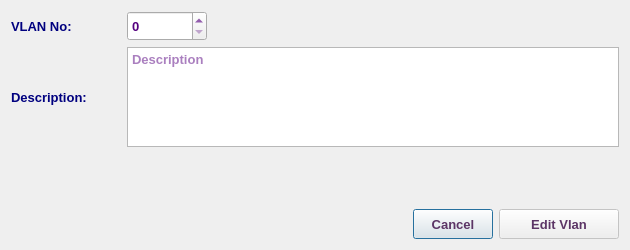
<?xml version="1.0" encoding="UTF-8"?>
<ui version="4.0">
 <class>EditVlanRefDialog</class>
 <widget class="QDialog" name="EditVlanRefDialog">
  <property name="windowModality">
   <enum>Qt::NonModal</enum>
  </property>
  <property name="geometry">
   <rect>
    <x>0</x>
    <y>0</y>
    <width>630</width>
    <height>250</height>
   </rect>
  </property>
  <property name="minimumSize">
   <size>
    <width>630</width>
    <height>250</height>
   </size>
  </property>
  <property name="maximumSize">
   <size>
    <width>631</width>
    <height>251</height>
   </size>
  </property>
  <property name="font">
   <font>
    <family>Tahoma</family>
    <pointsize>10</pointsize>
   </font>
  </property>
  <property name="windowTitle">
   <string>Edit VLAN Reference</string>
  </property>
  <property name="windowIcon">
   <iconset resource="../../../../image.qrc">
    <normaloff>:/Image/edit.png</normaloff>:/Image/edit.png</iconset>
  </property>
  <property name="modal">
   <bool>false</bool>
  </property>
  <layout class="QVBoxLayout" name="verticalLayout">
   <item>
    <layout class="QHBoxLayout" name="horizontalLayout">
     <item>
      <widget class="QLabel" name="label">
       <property name="minimumSize">
        <size>
         <width>110</width>
         <height>30</height>
        </size>
       </property>
       <property name="maximumSize">
        <size>
         <width>110</width>
         <height>30</height>
        </size>
       </property>
       <property name="font">
        <font>
         <family>Tahoma</family>
         <pointsize>10</pointsize>
         <weight>75</weight>
         <bold>true</bold>
        </font>
       </property>
       <property name="styleSheet">
        <string notr="true">color: rgb(0, 0, 127);</string>
       </property>
       <property name="text">
        <string>VLAN No:</string>
       </property>
      </widget>
     </item>
     <item>
      <widget class="QSpinBox" name="vlanSB">
       <property name="minimumSize">
        <size>
         <width>80</width>
         <height>30</height>
        </size>
       </property>
       <property name="maximumSize">
        <size>
         <width>80</width>
         <height>30</height>
        </size>
       </property>
       <property name="font">
        <font>
         <family>Tahoma</family>
         <pointsize>10</pointsize>
         <weight>75</weight>
         <bold>true</bold>
        </font>
       </property>
       <property name="styleSheet">
        <string notr="true">color: rgb(85, 0, 127);</string>
       </property>
       <property name="maximum">
        <number>4096</number>
       </property>
      </widget>
     </item>
     <item>
      <spacer name="horizontalSpacer_5">
       <property name="font">
        <font>
         <family>Tahoma</family>
         <pointsize>10</pointsize>
        </font>
       </property>
       <property name="orientation">
        <enum>Qt::Horizontal</enum>
       </property>
       <property name="sizeHint" stdset="0">
        <size>
         <width>40</width>
         <height>20</height>
        </size>
       </property>
      </spacer>
     </item>
    </layout>
   </item>
   <item>
    <layout class="QHBoxLayout" name="horizontalLayout_8">
     <item>
      <widget class="QLabel" name="label_8">
       <property name="minimumSize">
        <size>
         <width>110</width>
         <height>100</height>
        </size>
       </property>
       <property name="maximumSize">
        <size>
         <width>110</width>
         <height>100</height>
        </size>
       </property>
       <property name="font">
        <font>
         <family>Tahoma</family>
         <pointsize>10</pointsize>
         <weight>75</weight>
         <bold>true</bold>
        </font>
       </property>
       <property name="styleSheet">
        <string notr="true">color: rgb(0, 0, 127);</string>
       </property>
       <property name="text">
        <string>Description:</string>
       </property>
      </widget>
     </item>
     <item>
      <widget class="QTextEdit" name="descTE">
       <property name="sizePolicy">
        <sizepolicy hsizetype="Expanding" vsizetype="Preferred">
         <horstretch>0</horstretch>
         <verstretch>0</verstretch>
        </sizepolicy>
       </property>
       <property name="minimumSize">
        <size>
         <width>300</width>
         <height>100</height>
        </size>
       </property>
       <property name="maximumSize">
        <size>
         <width>8000</width>
         <height>100</height>
        </size>
       </property>
       <property name="font">
        <font>
         <family>Tahoma</family>
         <pointsize>10</pointsize>
         <weight>75</weight>
         <bold>true</bold>
        </font>
       </property>
       <property name="styleSheet">
        <string notr="true">color: rgb(85, 0, 127);</string>
       </property>
       <property name="placeholderText">
        <string>Description</string>
       </property>
      </widget>
     </item>
    </layout>
   </item>
   <item>
    <spacer name="verticalSpacer">
     <property name="font">
      <font>
       <family>Tahoma</family>
       <pointsize>10</pointsize>
      </font>
     </property>
     <property name="orientation">
      <enum>Qt::Vertical</enum>
     </property>
     <property name="sizeHint" stdset="0">
      <size>
       <width>20</width>
       <height>227</height>
      </size>
     </property>
    </spacer>
   </item>
   <item>
    <layout class="QHBoxLayout" name="horizontalLayout_10">
     <item>
      <spacer name="horizontalSpacer_9">
       <property name="font">
        <font>
         <family>Tahoma</family>
         <pointsize>10</pointsize>
        </font>
       </property>
       <property name="orientation">
        <enum>Qt::Horizontal</enum>
       </property>
       <property name="sizeHint" stdset="0">
        <size>
         <width>40</width>
         <height>20</height>
        </size>
       </property>
      </spacer>
     </item>
     <item>
      <widget class="QPushButton" name="CancelBtn">
       <property name="minimumSize">
        <size>
         <width>80</width>
         <height>30</height>
        </size>
       </property>
       <property name="maximumSize">
        <size>
         <width>120</width>
         <height>30</height>
        </size>
       </property>
       <property name="font">
        <font>
         <family>Tahoma</family>
         <pointsize>10</pointsize>
         <weight>75</weight>
         <bold>true</bold>
        </font>
       </property>
       <property name="styleSheet">
        <string notr="true">color: rgb(92, 53, 102);</string>
       </property>
       <property name="text">
        <string>Cancel</string>
       </property>
      </widget>
     </item>
     <item>
      <widget class="QPushButton" name="okBtn">
       <property name="enabled">
        <bool>false</bool>
       </property>
       <property name="minimumSize">
        <size>
         <width>120</width>
         <height>30</height>
        </size>
       </property>
       <property name="maximumSize">
        <size>
         <width>250</width>
         <height>30</height>
        </size>
       </property>
       <property name="font">
        <font>
         <family>Tahoma</family>
         <pointsize>10</pointsize>
         <weight>75</weight>
         <bold>true</bold>
        </font>
       </property>
       <property name="styleSheet">
        <string notr="true">color: rgb(92, 53, 102);</string>
       </property>
       <property name="text">
        <string>Edit Vlan</string>
       </property>
       <property name="icon">
        <iconset resource="../../../../image.qrc">
         <normaloff>:/Image/add.png</normaloff>:/Image/add.png</iconset>
       </property>
       <property name="iconSize">
        <size>
         <width>20</width>
         <height>20</height>
        </size>
       </property>
      </widget>
     </item>
    </layout>
   </item>
  </layout>
 </widget>
 <tabstops>
  <tabstop>vlanSB</tabstop>
  <tabstop>descTE</tabstop>
  <tabstop>okBtn</tabstop>
  <tabstop>CancelBtn</tabstop>
 </tabstops>
 <resources>
  <include location="../../../../image.qrc"/>
 </resources>
 <connections/>
</ui>
